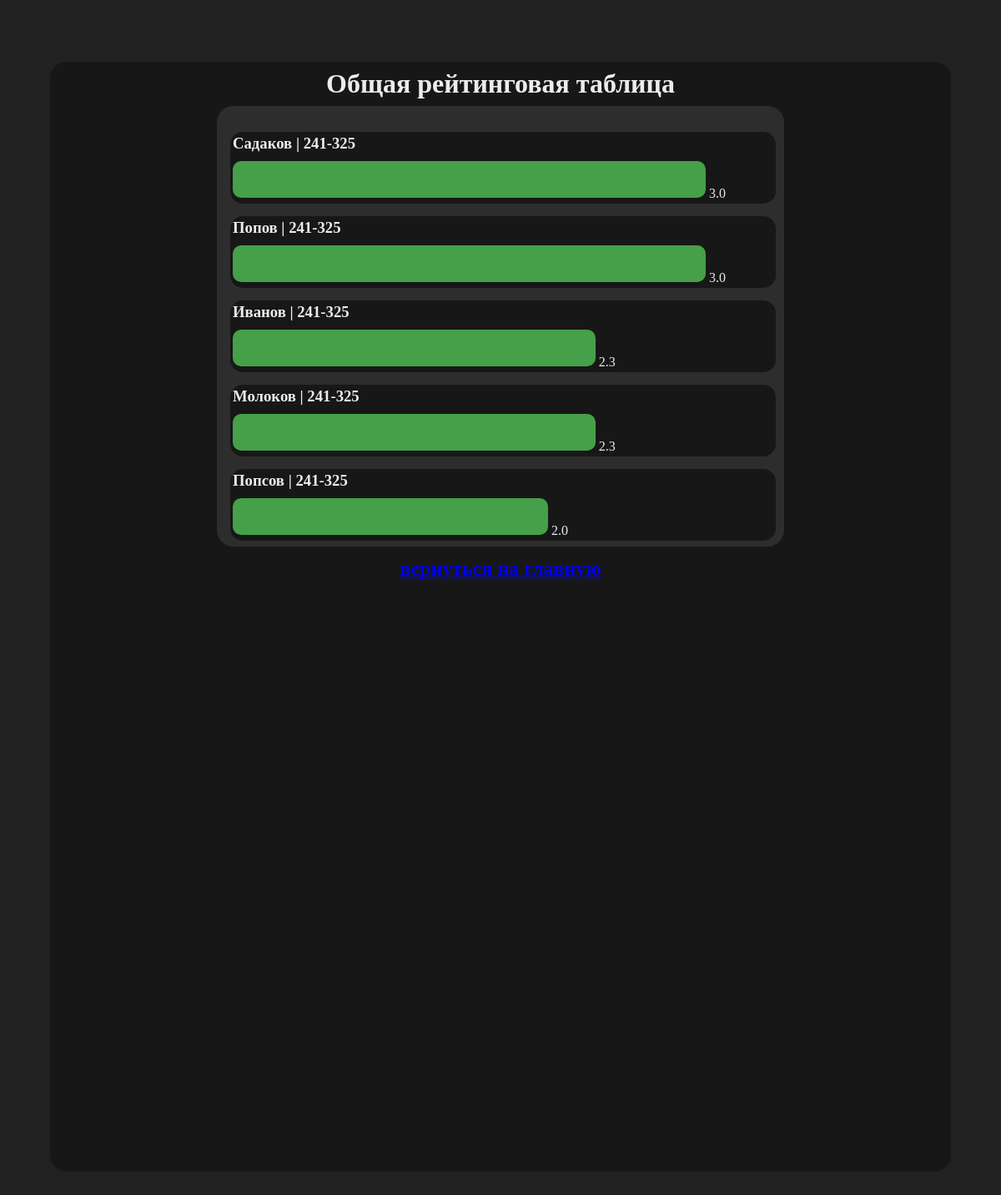
The app's page /global-table, older data.
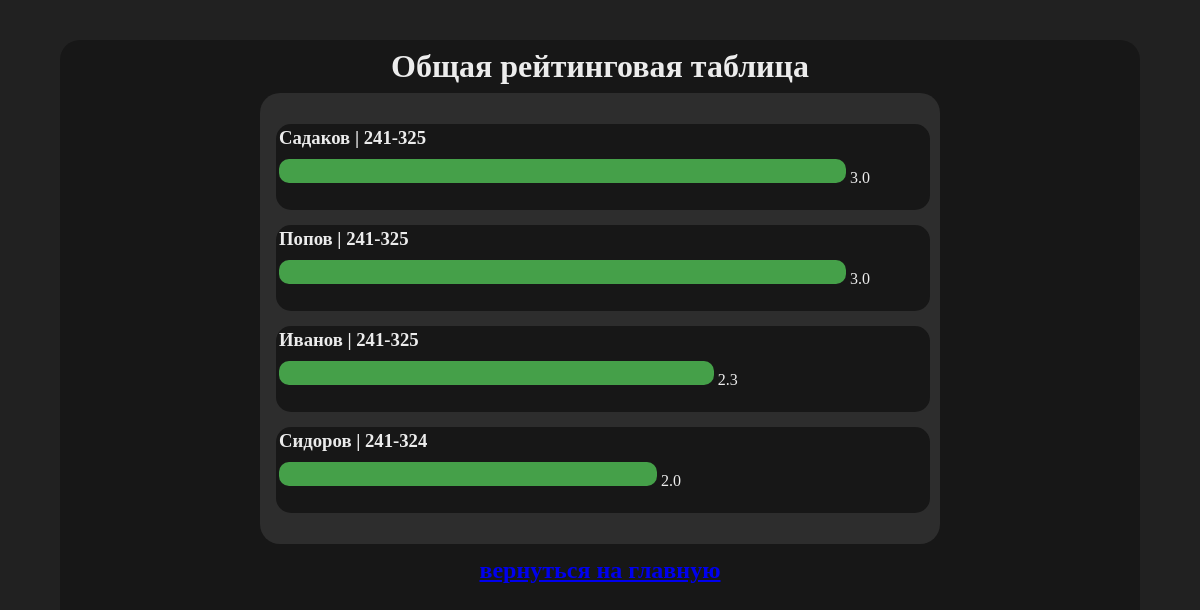
The same page, newer data.
### tables this page shows
CREATE TABLE verifyed_users (
            id INTEGER PRIMARY KEY AUTOINCREMENT,
            login TEXT NOT NULL,
            group_num TEXT NOT NULL,
            password TEXT NOT NULL,
            lab1 FLOAT DEFAULT 0.0,
            lab2 FLOAT DEFAULT 0.0,
            lab3 FLOAT DEFAULT 0.0,
            lab4 FLOAT DEFAULT 0.0,
            rating FLOAT DEFAULT 0.0
        );

### app/routes/user_routes.py (the view)
@bp.route('/global-table', methods=["GET"])
def global_tabel():
    keys, max_rating, dataForm = get_keys_n_users_info()
    return render_template("global-table.html", dataForm=dataForm, max_rating=max_rating, username=session.get('user'))

### app/templates/global-table.html (shortened to what this page needs)
<html lang="en">
<head>
    <link rel="stylesheet" href="../src/css/profile.css">
</head>
<body>
    <div class="profile-div">
        <h1>Общая рейтинговая таблица</h1>
        <div class="container">
            <div class="rate-table">
                <ul>
                    {% for row in dataForm %}
                        <li>
                            {% if row.username == username %}
                                <h3 style="color: aquamarine; font-size: 24px;">{{ row.username }} | {{ row.group_num }}</h3>
                            {% else %}
                                <h3>{{ row.username }} | {{ row.group_num }}</h3>
                            {% endif %}
                                <div class="max-progress" data-rating="{{ row.procent }}" data-max_rating="{{ max_rating }}"></div>
                            <p>{{ row.rating }}</p>
                        </li>
                    {% endfor %}
                </ul>
            </div>
        </div>
        <h2><a href="/">вернуться на главную</a></h2>
    </div>
</body>
</html>

Row changes from the older to the newer data that the page shows:
removed verifyed_users: username "Молоков", group_num "241-325", rating "2.3"
removed verifyed_users: username "Попсов", group_num "241-325", rating "2.0"
added verifyed_users: username "Сидоров", group_num "241-324", rating "2.0"
